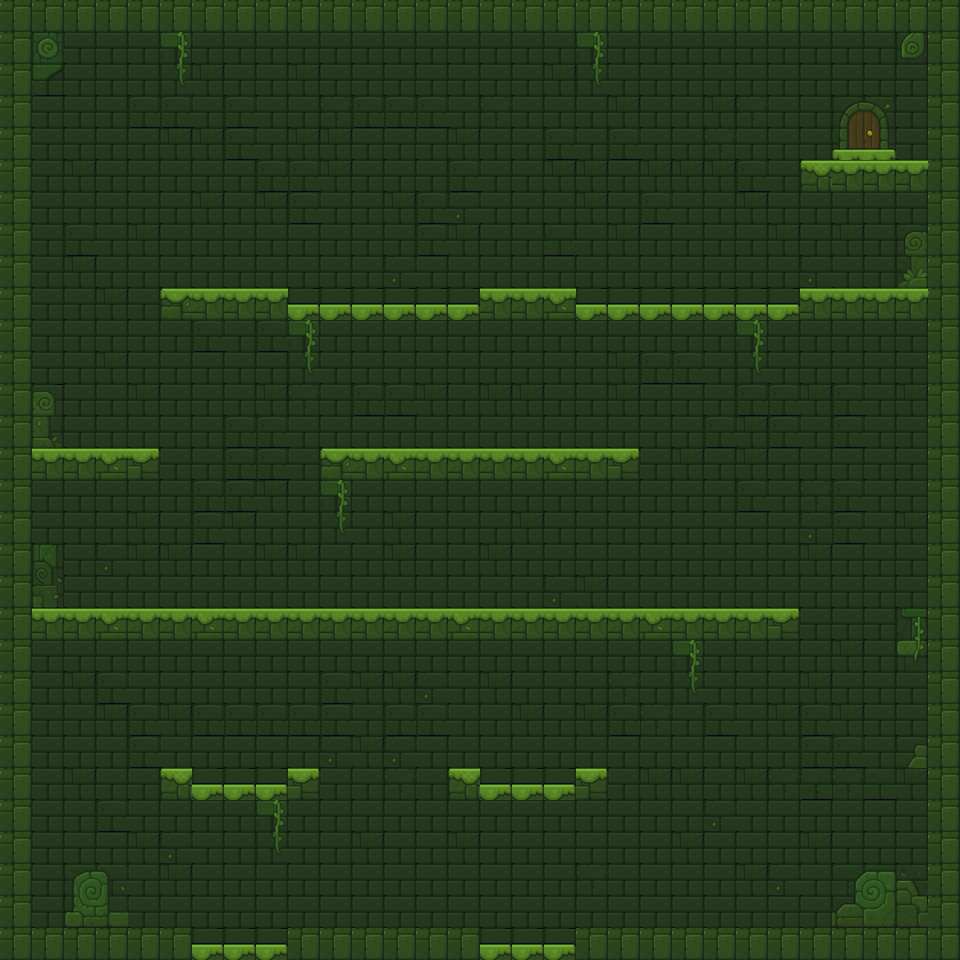

A level layout from a 2D game, rendered from its tile map. Below: a short description, then the map file with its tile-grid data intact:
An orthogonal 30x30 tile map with 32x32 px tiles, 1 tile layer (BACKGROUND) and 33 objects.

<map version="1.10" tiledversion="1.11.2" orientation="orthogonal" renderorder="right-down" width="30" height="30" tilewidth="32" tileheight="32" infinite="0" nextlayerid="17" nextobjectid="538">
 <tileset firstgid="1" name="tileset" tilewidth="32" tileheight="32" tilecount="64" columns="8">
  <image source="tileset.png" width="256" height="256" />
 </tileset>
 <layer id="1" name="BACKGROUND" width="30" height="30" locked="1">
  <data encoding="csv">
44,44,44,44,44,44,44,44,44,44,44,44,44,44,44,44,44,44,44,44,44,44,44,44,44,44,44,44,44,44,
44,5,20,20,20,4,20,20,20,20,20,20,20,20,20,20,20,20,4,20,20,20,20,20,20,20,20,20,8,44,
44,13,20,20,20,12,29,20,20,29,20,20,20,20,20,20,20,29,12,20,20,20,20,20,20,20,20,20,20,44,
44,20,20,20,18,18,20,18,20,20,9,18,18,18,20,9,20,20,20,29,20,20,29,9,20,20,38,39,20,44,
44,20,20,20,20,29,29,18,20,29,29,20,20,20,29,20,20,18,20,18,20,20,9,20,20,20,46,47,20,44,
44,20,29,20,20,20,20,20,18,18,29,20,20,20,18,20,20,29,29,20,29,29,29,18,20,10,31,31,31,44,
44,20,20,20,20,20,29,20,29,18,20,20,29,18,34,20,20,20,29,20,18,20,20,29,20,20,20,20,20,44,
44,20,18,20,29,20,20,20,20,20,20,20,20,18,29,20,20,3,20,29,20,20,20,20,29,20,29,20,37,44,
44,20,29,20,20,20,20,20,20,20,20,20,34,20,20,20,20,20,20,20,20,20,20,20,20,34,20,20,45,44,
44,20,20,29,20,21,31,31,31,36,36,36,36,36,36,31,31,27,36,36,36,36,36,36,36,31,31,31,31,44,
44,20,20,20,20,20,18,20,18,4,20,20,20,20,20,20,20,20,20,20,20,20,20,4,20,20,20,20,20,44,
44,20,20,29,20,20,20,20,20,12,20,20,20,20,20,20,20,20,20,29,18,18,20,12,20,20,20,20,20,44,
44,40,20,20,29,20,20,20,29,9,20,18,18,29,20,29,29,20,20,29,20,20,20,18,18,29,18,20,29,44,
44,48,20,20,20,20,20,18,18,20,20,20,20,20,20,20,20,20,20,20,20,20,18,29,18,20,18,20,20,44,
44,31,31,27,11,20,20,18,18,20,21,31,27,31,31,31,31,27,31,11,20,29,20,29,20,20,20,20,20,44,
44,20,20,20,20,20,18,18,29,20,4,20,20,20,20,20,20,20,20,20,20,20,20,18,20,9,18,20,20,44,
44,20,20,20,29,20,18,29,20,20,12,20,29,20,20,20,29,20,20,20,20,20,20,20,20,34,18,20,29,44,
44,6,20,34,29,29,20,20,29,29,20,20,29,20,20,29,20,20,20,20,20,20,20,20,20,29,20,20,20,44,
44,14,20,20,20,20,20,20,20,20,20,20,20,20,20,20,20,34,29,20,20,20,20,20,20,20,20,20,20,44,
44,31,31,27,31,31,27,31,31,31,31,31,31,31,27,31,31,31,31,31,27,31,31,31,11,20,20,20,16,44,
44,20,20,20,20,20,20,20,20,20,20,20,20,20,20,20,20,20,20,20,20,4,20,20,20,20,29,20,24,44,
44,20,29,18,20,20,20,20,20,20,18,29,29,34,20,29,20,20,20,9,20,12,20,20,20,29,20,20,20,44,
44,20,20,29,18,29,18,18,18,18,18,20,18,18,20,20,29,20,29,18,9,20,18,20,29,18,29,20,20,44,
44,20,20,20,18,20,20,20,20,20,34,29,34,20,20,20,20,20,20,20,20,20,20,20,20,18,18,20,56,44,
44,20,29,20,20,10,36,36,36,11,20,20,9,20,10,36,36,36,11,20,29,29,20,29,9,2,9,19,29,44,
44,20,20,18,20,20,20,20,4,20,20,20,20,20,20,20,20,20,20,20,20,20,34,20,20,20,20,20,20,44,
44,20,20,20,29,34,20,20,12,20,20,29,20,20,29,20,20,20,20,20,20,29,20,20,20,29,20,20,20,44,
44,20,49,50,20,29,20,20,20,20,20,20,20,20,20,20,20,20,9,20,20,20,20,29,34,20,51,52,53,44,
44,20,57,58,20,20,20,20,20,20,20,20,20,20,20,20,20,20,20,20,20,20,20,20,20,20,59,60,61,44,
44,44,44,44,44,44,36,36,36,44,44,44,44,44,44,36,36,36,44,44,44,44,44,44,44,44,44,44,44,44
</data>
 </layer>
 <objectgroup id="3" name="STATIC" locked="1">
  <object id="433" x="800" y="160" width="128" height="32" />
  <object id="435" x="32" y="448" width="128" height="32" />
  <object id="436" x="320" y="448" width="320" height="32" />
  <object id="437" x="32" y="608" width="768" height="32" />
  <object id="412" x="928" y="0" width="32" height="960" />
  <object id="414" x="0" y="0" width="32" height="928" />
  <object id="415" x="32" y="0" width="896" height="32" />
  <object id="502" x="160" y="768">
   <polygon points="0,0 0,32 160,32 160,0 128,0 128,16 32,16 32,0" />
  </object>
  <object id="503" x="448" y="768">
   <polygon points="0,0 0,32 160,32 160,0 128,0 128,16 32,16 32,0" />
  </object>
  <object id="521" x="0" y="928">
   <polygon points="0,0 0,32 288,32 288,16 192,16 192,0" />
  </object>
  <object id="522" x="256" y="944">
   <polygon points="32,16 320,16 320,0 224,0 224,-16 32,-16" />
  </object>
  <object id="523" x="928" y="928">
   <polygon points="0,0 0,32 -352,32 -352,0" />
  </object>
  <object id="529" x="160" y="288">
   <polygon points="0,0 0,32 320,32 320,16 128,16 128,0" />
  </object>
  <object id="530" x="480" y="288">
   <polygon points="0,0 0,32 320,32 320,16 96,16 96,0" />
  </object>
  <object id="531" x="800" y="288">
   <polygon points="0,0 0,32 128,32 128,0" />
  </object>
 </objectgroup>
 <objectgroup id="15" name="PLATFORM" locked="1">
  <object id="466" x="824" y="832" width="96" height="32">
   <properties>
    <property name="dir" value="up" />
    <property name="type" value="Neutral" />
   </properties>
  </object>
  <object id="474" x="192" y="224" width="96" height="32">
   <properties>
    <property name="dir" value="left" />
    <property name="type" value="Neutral" />
   </properties>
  </object>
 </objectgroup>
 <objectgroup id="4" name="SPAWN" locked="1">
  <object id="526" x="64" y="848" width="32" height="32">
   <properties>
    <property name="type" value="" />
   </properties>
  </object>
 </objectgroup>
 <objectgroup id="6" name="ELEMENT" locked="1">
  <object id="369" x="480" y="320" width="32" height="128">
   <properties>
    <property name="type" value="water" />
   </properties>
  </object>
  <object id="371" x="192.25" y="767.5" width="96" height="16.75">
   <properties>
    <property name="type" value="water" />
   </properties>
  </object>
  <object id="372" x="480" y="927.5" width="96" height="16.5">
   <properties>
    <property name="type" value="water" />
   </properties>
  </object>
  <object id="366" x="192" y="928" width="96" height="16">
   <properties>
    <property name="type" value="lava" />
   </properties>
  </object>
  <object id="367" x="480" y="768.25" width="96" height="15.75">
   <properties>
    <property name="type" value="lava" />
   </properties>
  </object>
  <object id="368" x="480" y="480" width="32" height="128">
   <properties>
    <property name="type" value="lava" />
   </properties>
  </object>
  <object id="535" x="288" y="287" width="192" height="17">
   <properties>
    <property name="type" value="acid" />
   </properties>
  </object>
  <object id="536" x="576" y="287.5" width="224" height="16.5">
   <properties>
    <property name="type" value="acid" />
   </properties>
  </object>
 </objectgroup>
 <objectgroup id="11" name="COLLECTABLE" locked="1">
  <object id="397" x="216" y="672" width="48" height="49">
   <properties>
    <property name="type" value="blue" />
   </properties>
  </object>
  <object id="488" x="504" y="832" width="48" height="48">
   <properties>
    <property name="type" value="blue" />
   </properties>
  </object>
  <object id="489" x="504" y="672" width="48" height="48">
   <properties>
    <property name="type" value="red" />
   </properties>
  </object>
  <object id="490" x="216" y="832" width="48" height="48">
   <properties>
    <property name="type" value="red" />
   </properties>
  </object>
  <object id="491" x="352" y="800" width="56" height="56">
   <properties>
    <property name="type" value="powerUp" />
   </properties>
  </object>
  <object id="492" x="80" y="368" width="56" height="56">
   <properties>
    <property name="type" value="duo" />
   </properties>
  </object>
 </objectgroup>
 <objectgroup id="16" name="FINISH" locked="1">
  <object id="381" x="832" y="96" width="64" height="64" />
 </objectgroup>
</map>
